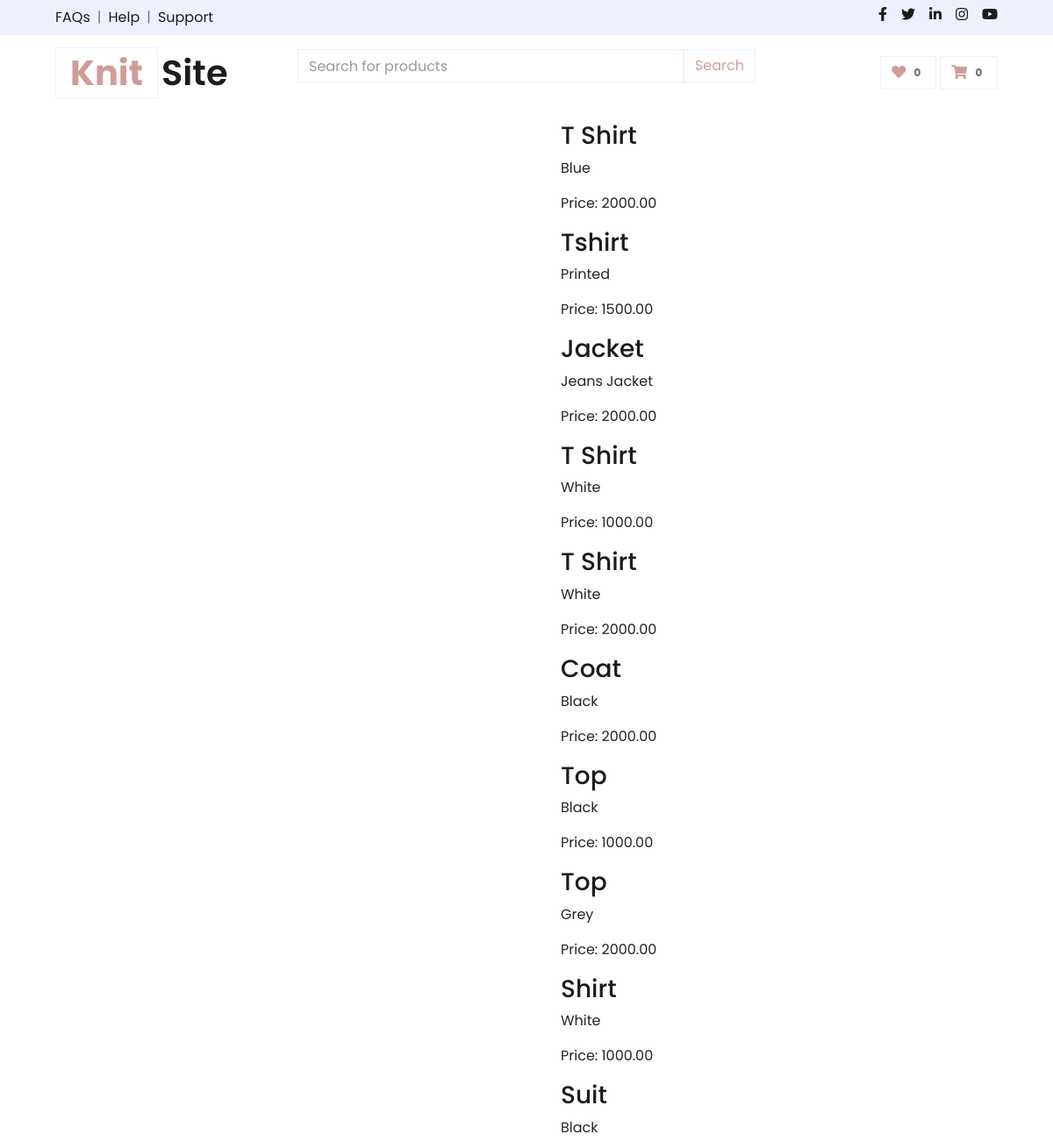
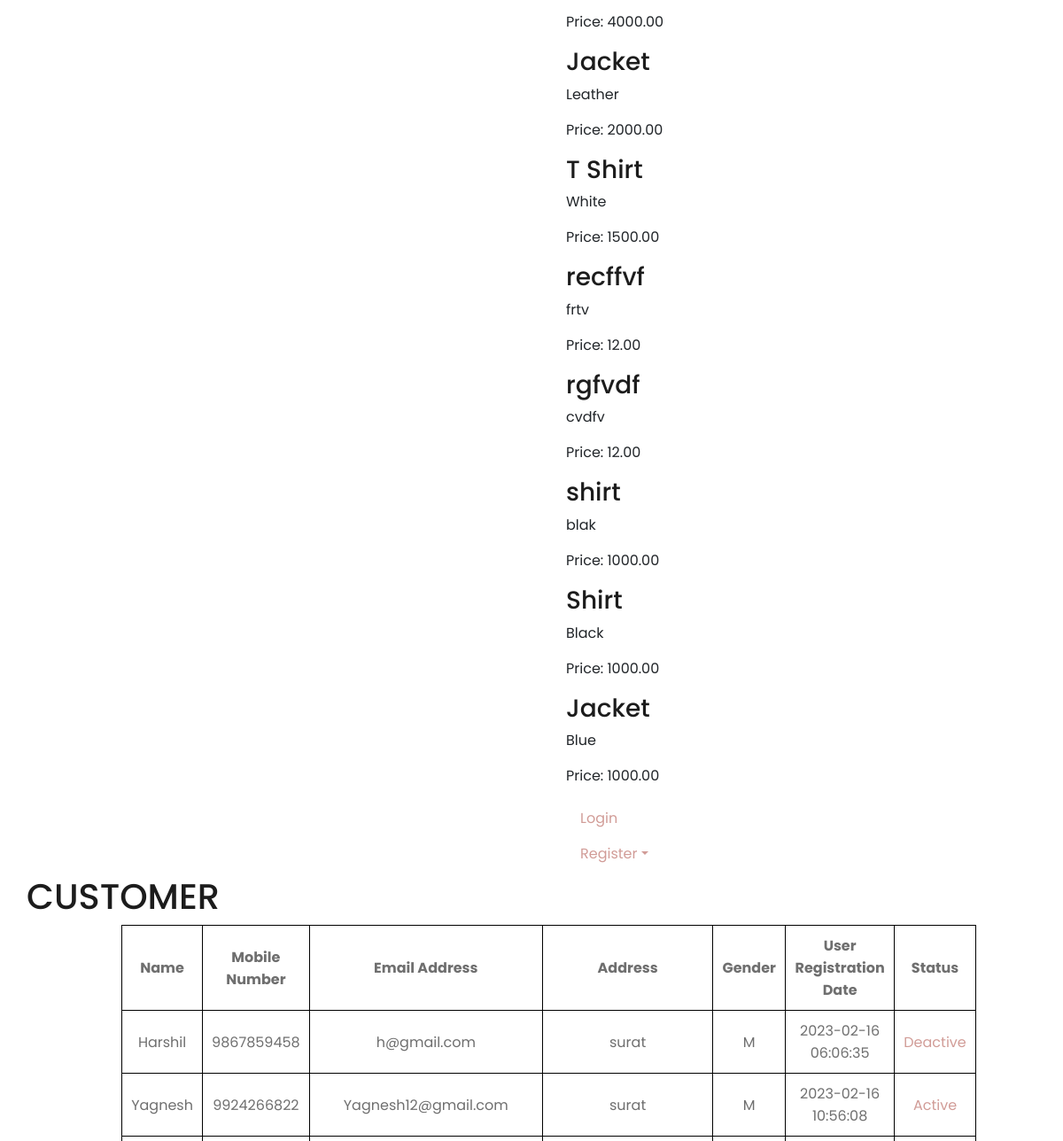
Page /productList.php (upper part) on the earlier database version (2 pictures, top to bottom).
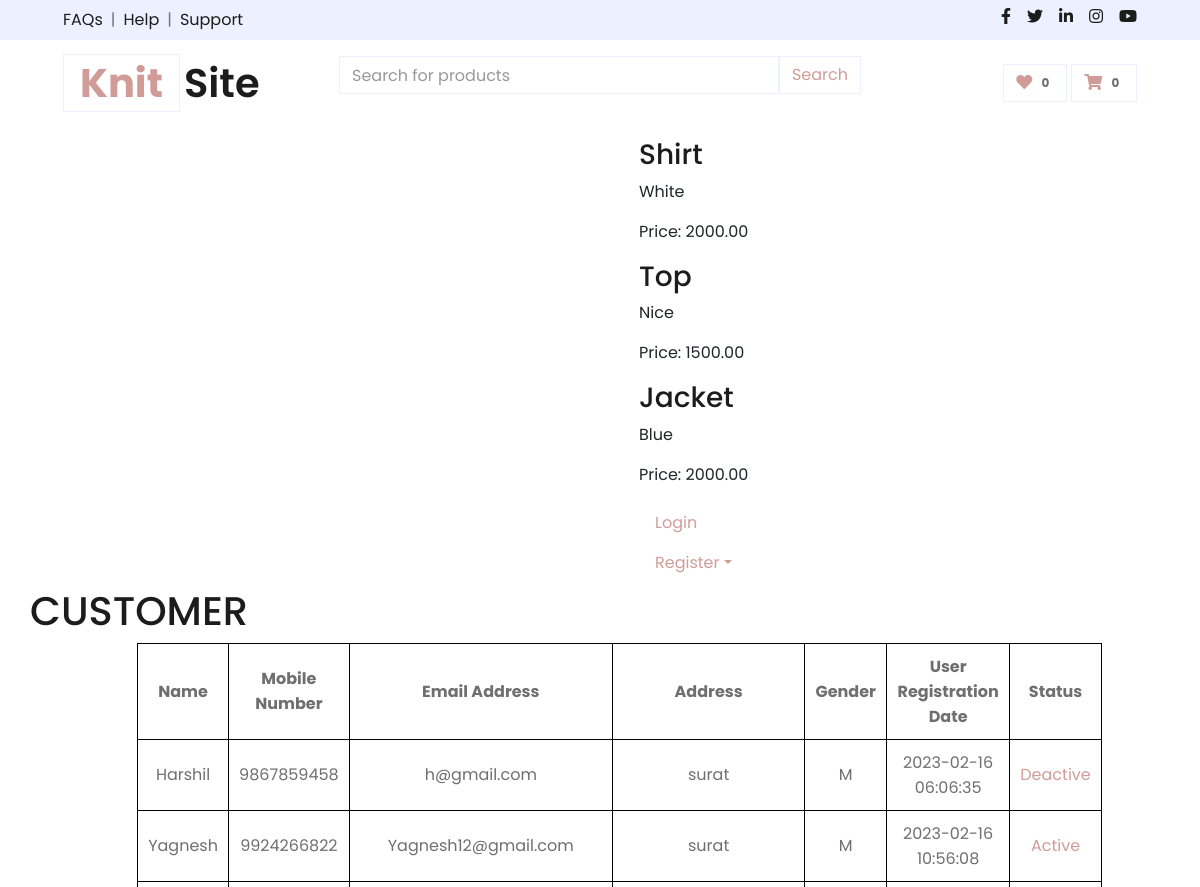
Same page on the later database version.
### tables this page shows
CREATE TABLE `products` (
  `id` int(11) NOT NULL,
  `name` varchar(255) NOT NULL,
  `description` text DEFAULT NULL,
  `price` decimal(10,2) NOT NULL,
  `brand_name` varchar(255) DEFAULT NULL,
  `category` varchar(255) DEFAULT NULL,
  `image_path` varchar(255) DEFAULT NULL,
  `add_date` timestamp NOT NULL DEFAULT current_timestamp(),
  `status` int(1) DEFAULT 1,
  `SID` int(11) DEFAULT NULL,
  `quantity` int(11) DEFAULT NULL
);

CREATE TABLE `customerregistration` (
  `UserId` int(11) NOT NULL,
  `UserFirstName` varchar(30) NOT NULL,
  `UserMiddleName` varchar(30) NOT NULL,
  `UserLastName` varchar(30) NOT NULL,
  `MobileNumber` char(10) NOT NULL,
  `EmailAddress` varchar(30) NOT NULL,
  `UserName` varchar(30) NOT NULL,
  `Password` char(32) NOT NULL,
  `Address` varchar(50) NOT NULL,
  `Pincode` int(6) NOT NULL,
  `Gender` varchar(1) NOT NULL,
  `CreationDate` datetime NOT NULL,
  `status` varchar(1) NOT NULL DEFAULT '1'
);

### productList.php (the view, shortened to what this page needs)
<head>
    <link href="https://cdnjs.cloudflare.com/ajax/libs/font-awesome/5.10.0/css/all.min.css" rel="stylesheet">
    <link href="lib/owlcarousel/assets/owl.carousel.min.css" rel="stylesheet">
    <link href="css/style.css" rel="stylesheet">
    <link rel="stylesheet" href="https://code.jquery.com/ui/1.13.0/themes/base/jquery-ui.css">
</head>
<?php include_once 'header.php' ?>
<div class="container">
    <div class="row">
        <div class="col"></div>
        <div class="col">
            <div class=" dropdown-item" id="search-results">
<?php
$host = 'localhost';
$dbname = 'knitsite';
$username = 'root';
$password = '';
$dsn = "mysql:host=$host;dbname=$dbname;charset=utf8mb4";
$options = [
    PDO::ATTR_ERRMODE => PDO::ERRMODE_EXCEPTION,
    PDO::ATTR_DEFAULT_FETCH_MODE => PDO::FETCH_ASSOC,
    PDO::ATTR_EMULATE_PREPARES => false,
];
try {
    $pdo = new PDO($dsn, $username, $password, $options);
} catch (PDOException $e) {
    die("Database connection failed: " . $e->getMessage());
}
$query = trim($_GET["name"]);
$stmt = $pdo->prepare("SELECT * FROM products WHERE name LIKE :query");
$stmt->bindValue(':query', '%' . $query . '%');
$stmt->execute();
$result = $stmt->fetchAll();
if (count($result) > 0) {
    foreach ($result as $row) {
        echo "<div>";
        echo "<h3>".$row['name']."</h3>";
        echo "<p>".$row['description']."</p>";
        echo "<p>Price: ".$row['price']."</p>";
        echo "</div>";
    }
} else {
    echo "<p>No results found.</p>";
}
?>
                           <a href="login1/login.php" class="nav-item nav-link" style="display: <?php if (isset($_SESSION["LoginUserName"])) { echo "none";} else { echo "block";}?>">Login</a>
                            <div class="nav-item dropdown" style="display: <?php if (isset($_SESSION["LoginUserName"])) { echo "none";} else { echo "block";}?>">
                                <a href="#" class="nav-link dropdown-toggle" data-toggle="dropdown">Register</a>
                            </div>
                        </div>
                    </div>
                <div id="header-carousel" class="carousel slide" data-ride="carousel">
                  <?php
$conn = new mysqli("localhost","root","","knitsite");
$sql = "SELECT UserId,UserFirstName,UserMiddleName,UserLastName,MobileNumber,EmailAddress,UserName,Address,Pincode,Gender,CreationDate,status FROM customerregistration";
$result = $conn->query($sql);
if ($result->num_rows > 0) {
    $row = $result->fetch_all(MYSQLI_ASSOC);
}
?>
<html>
    <h1>CUSTOMER</h1>
    <table>
        <thead>
            <tr>
                <th>Name</th>
                <th>Mobile Number</th>
                <th>Email Address</th>
                <th>Address</th>
                <th>Gender</th>
                <th>User Registration Date</th>
                <th>Status</th>
            </tr>
        </thead>
        <tbody>
            <?php
               if(!empty($row))
               foreach($row as $rows)
              {
            ?>
            <tr>
                <td><?php echo $rows['UserFirstName']; ?></td>
                <td><?php echo $rows['MobileNumber']; ?></td>
                <td><?php echo $rows['EmailAddress']; ?></td>
                <td><?php echo $rows['Address']; ?></td>
                <td><?php echo $rows['Gender']; ?></td>
                <td><?php echo $rows['CreationDate']; ?></td>
                <td><a href="active.php?cid=<?php echo $rows['UserId']; ?>&status=<?php echo $rows['status']; ?>"><?php if($rows['status']==1)echo"Active"; else echo"Deactive"?></a></td>
            </tr>
            <?php } ?>
        </tbody>
    </table>
    <br><br>
</html>
<html>
</html>
                </div>
            </div>
        </div>

Differences in the rows shown:
removed products: name "T Shirt", description "Blue", price "2000.00"
removed products: name "Tshirt", description "Printed", price "1500.00"
removed products: name "Jacket", description "Jeans Jacket", price "2000.00"
removed products: name "T Shirt", description "White", price "1000.00"
removed products: name "T Shirt", description "White", price "2000.00"
removed products: name "Coat", description "Black", price "2000.00"
removed products: name "Top", description "Black", price "1000.00"
removed products: name "Top", description "Grey", price "2000.00"
removed products: name "Shirt", description "White", price "1000.00"
removed products: name "Suit", description "Black", price "4000.00"
removed products: name "Jacket", description "Leather", price "2000.00"
removed products: name "T Shirt", description "White", price "1500.00"
removed products: name "recffvf", description "frtv", price "12.00"
removed products: name "rgfvdf", description "cvdfv", price "12.00"
removed products: name "shirt", description "blak", price "1000.00"
removed products: name "Shirt", description "Black", price "1000.00"
removed products: name "Jacket", description "Blue", price "1000.00"
added products: name "Shirt", description "White", price "2000.00"
added products: name "Top", description "Nice", price "1500.00"
added products: name "Jacket", description "Blue", price "2000.00"
